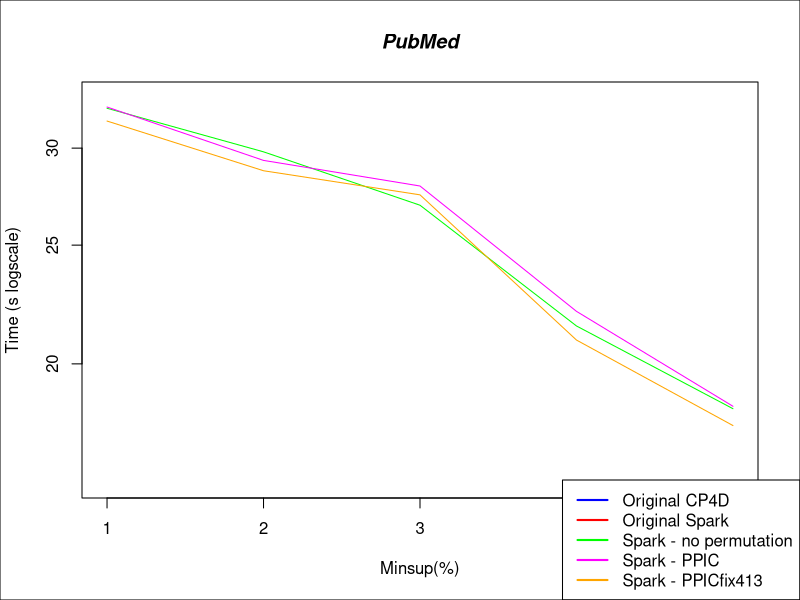

The R source for this figure:


#DATA
x <- c(1:5)

cp4d <- c(95.263, 91.984, 93.220, 90.379, 90.256)
spark1 <- c(238.432, 102.439, 69.099, 50.578, 46.052)
sparkNP <- c(32.332, 29.791, 26.947, 21.476, 18.383)
sparkPPIC <- c(32.409, 29.315, 27.938, 22.074, 18.467)
sparkPPICFix <- c(31.566, 28.751, 27.478, 20.915, 17.810)

#PLOT
plot(x,cp4d, log = "y", type="l", xlab="Minsup(%)", ylab="Time (s logscale)", col="blue", ylim=c(16, 33))
lines(x,spark1, col="red")
lines(x,sparkNP, col="green")
lines(x,sparkPPIC, col="magenta")
lines(x,sparkPPICFix, col="orange")

title(main="PubMed", font.main=4)

par(fig = c(0, 1, 0, 1), oma = c(0, 0, 0, 0), mar = c(0, 0, 0, 0), new = TRUE)
plot(0, 0, type = "n", bty = "n", xaxt = "n", yaxt = "n")

#Pretty up
legend("bottomright", legend=c("Original CP4D", "Original Spark", "Spark - no permutation", "Spark - PPIC", "Spark - PPICfix413"), lty=c(1,1),lwd=c(2,2), col=c("blue","red", "green", "magenta", "orange"))
box()
